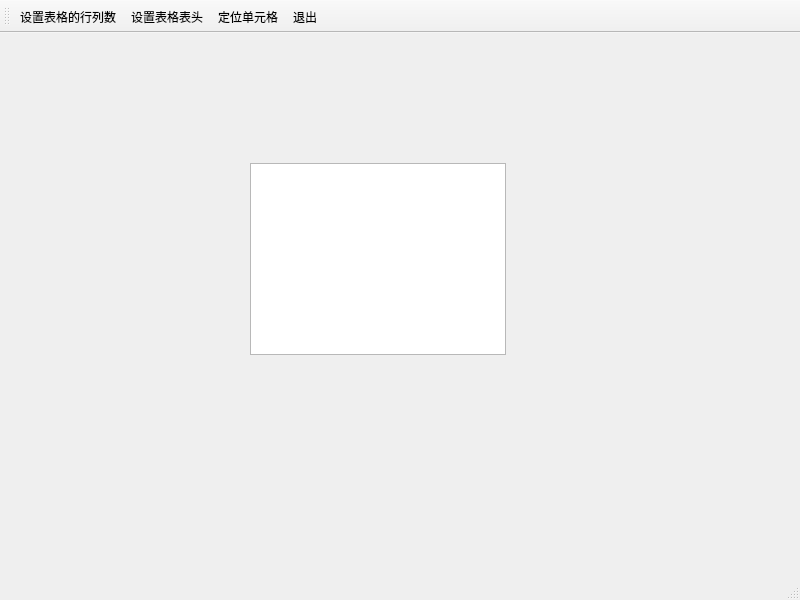
<?xml version="1.0" encoding="UTF-8"?>
<ui version="4.0">
 <class>TFormTable</class>
 <widget class="QMainWindow" name="TFormTable">
  <property name="geometry">
   <rect>
    <x>0</x>
    <y>0</y>
    <width>800</width>
    <height>600</height>
   </rect>
  </property>
  <property name="windowTitle">
   <string>MainWindow</string>
  </property>
  <widget class="QWidget" name="centralwidget">
   <widget class="QTableView" name="tableView">
    <property name="geometry">
     <rect>
      <x>250</x>
      <y>130</y>
      <width>256</width>
      <height>192</height>
     </rect>
    </property>
   </widget>
  </widget>
  <widget class="QStatusBar" name="statusbar"/>
  <widget class="QToolBar" name="toolBar">
   <property name="windowTitle">
    <string>toolBar</string>
   </property>
   <property name="toolButtonStyle">
    <enum>Qt::ToolButtonTextUnderIcon</enum>
   </property>
   <attribute name="toolBarArea">
    <enum>TopToolBarArea</enum>
   </attribute>
   <attribute name="toolBarBreak">
    <bool>false</bool>
   </attribute>
   <addaction name="actTabSetSize"/>
   <addaction name="actTabSetHeader"/>
   <addaction name="actTabLocate"/>
   <addaction name="actFileQuit"/>
  </widget>
  <action name="actTabSetSize">
   <property name="icon">
    <iconset resource="res.qrc">
     <normaloff>:/images/images/230.bmp</normaloff>:/images/images/230.bmp</iconset>
   </property>
   <property name="text">
    <string>设置表格的行列数</string>
   </property>
   <property name="toolTip">
    <string>设置表格的行列数</string>
   </property>
   <property name="menuRole">
    <enum>QAction::NoRole</enum>
   </property>
  </action>
  <action name="actTabSetHeader">
   <property name="icon">
    <iconset resource="res.qrc">
     <normaloff>:/images/images/516.bmp</normaloff>:/images/images/516.bmp</iconset>
   </property>
   <property name="text">
    <string>设置表格表头</string>
   </property>
   <property name="toolTip">
    <string>设置表格表头</string>
   </property>
   <property name="menuRole">
    <enum>QAction::NoRole</enum>
   </property>
  </action>
  <action name="actFileQuit">
   <property name="icon">
    <iconset resource="res.qrc">
     <normaloff>:/images/images/132.bmp</normaloff>:/images/images/132.bmp</iconset>
   </property>
   <property name="text">
    <string>退出</string>
   </property>
   <property name="toolTip">
    <string>退出</string>
   </property>
   <property name="menuRole">
    <enum>QAction::NoRole</enum>
   </property>
  </action>
  <action name="actTabLocate">
   <property name="icon">
    <iconset resource="res.qrc">
     <normaloff>:/images/images/304.bmp</normaloff>:/images/images/304.bmp</iconset>
   </property>
   <property name="text">
    <string>定位单元格</string>
   </property>
   <property name="toolTip">
    <string>定位单元格</string>
   </property>
   <property name="menuRole">
    <enum>QAction::NoRole</enum>
   </property>
  </action>
 </widget>
 <resources>
  <include location="res.qrc"/>
 </resources>
 <connections>
  <connection>
   <sender>actFileQuit</sender>
   <signal>triggered()</signal>
   <receiver>TFormTable</receiver>
   <slot>close()</slot>
   <hints>
    <hint type="sourcelabel">
     <x>-1</x>
     <y>-1</y>
    </hint>
    <hint type="destinationlabel">
     <x>399</x>
     <y>299</y>
    </hint>
   </hints>
  </connection>
 </connections>
</ui>
